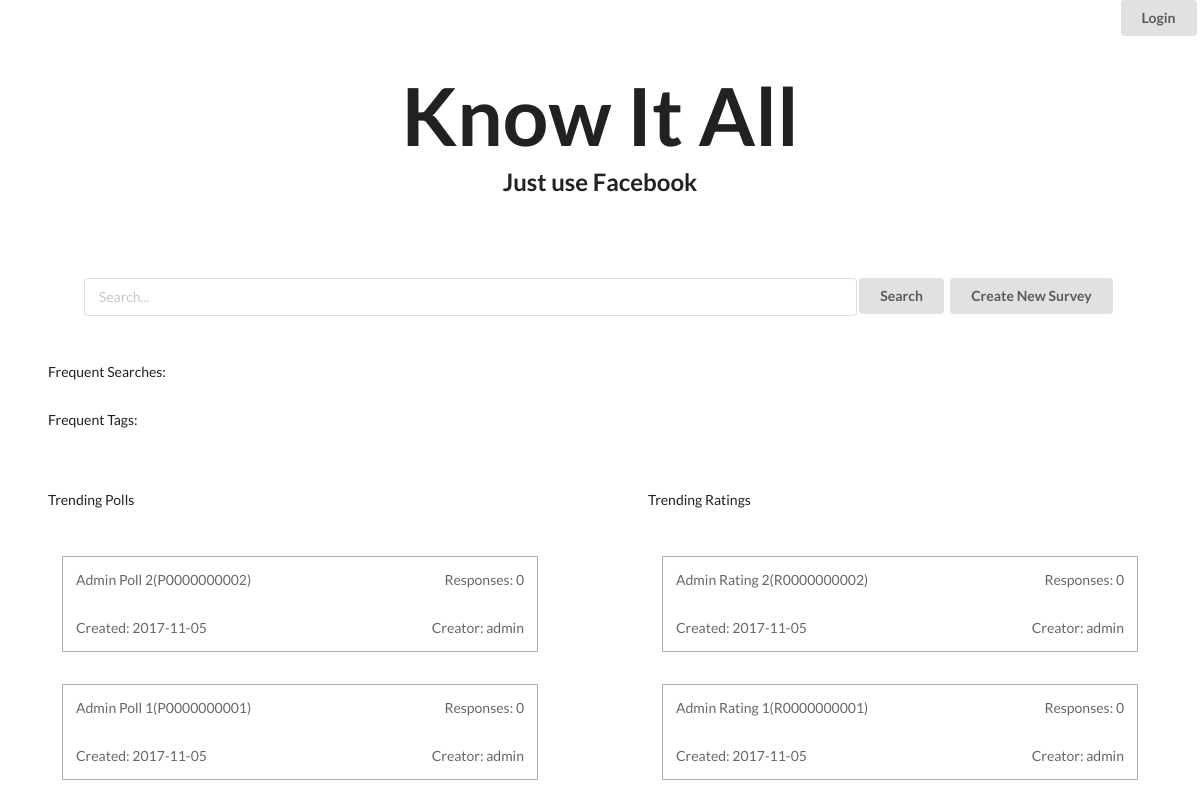
The app's page /www/knowitall/home-search.php, older data.
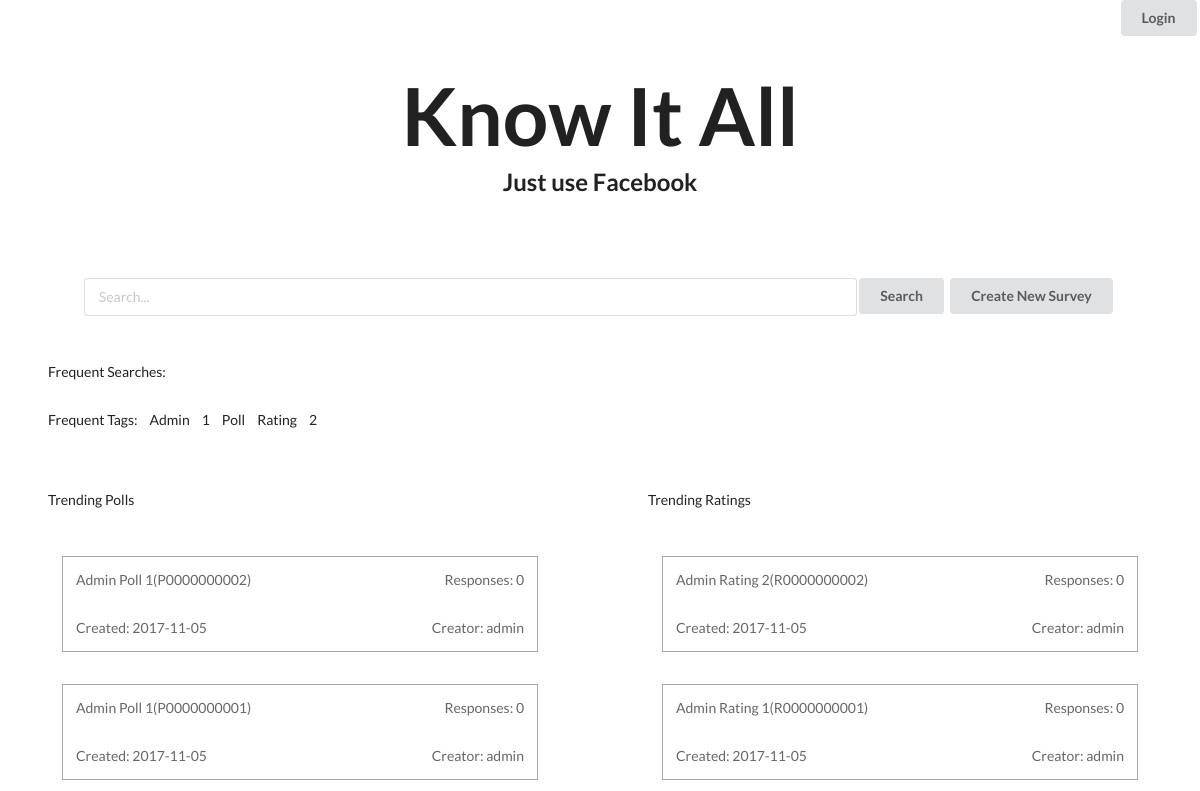
The same page, newer data.
### tables this page shows
CREATE TABLE `survey` (
  `survey_id` varchar(45) NOT NULL,
  `survey_title` varchar(1000) NOT NULL,
  `user_id` varchar(45) NOT NULL,
  `rating_average` double NOT NULL,
  `create_time` varchar(45) DEFAULT NULL,
  `survey_tags` varchar(1000) NOT NULL,
  `voter_number` int(45) NOT NULL
);

CREATE TABLE `user` (
  `user_id` varchar(45) NOT NULL,
  `usc_email` varchar(45) NOT NULL,
  `usc_id` varchar(45) NOT NULL,
  `password` varchar(100) NOT NULL,
  `user_name` varchar(45) NOT NULL
);

CREATE TABLE `frequent_tag` (
  `tag` varchar(45) NOT NULL,
  `freq` int(45) NOT NULL
);

### www/knowitall/trending-card.php (the view)
<li class="surveylink custom-pad-hor custom-pad-top">
	<a href="survey.php?id=<?php echo $srow['survey_id']; ?>">
	  <div class="ui grid">
	    <div class="twelve wide column"><?php echo $srow['survey_title']; ?>(<?php echo $srow['survey_id']; ?>)</div>
	    <div class="four wide column"><span class="float-right">Responses: <?php echo $srow['voter_number']; ?></span></div>
	    <div class="eight wide column">Created: <?php echo $srow['create_time']; ?></div>
	    <div class="eight wide column"><span class="float-right">Creator: <?php echo $urow['user_name']; ?></span></div>
	  </div>
	</a>
</li>

### www/knowitall/home-search.php (shortened to what this page needs)
<?php
  include("database-connector.php");
?>
<!DOCTYPE html>
<html lang="en">
  <head>
    <?php include("all-css.php");?>
  </head>
  <body>
    <button class="ui button float-right link-btn"><a class="float-right" href="login.php"><?php include("login-out.php"); ?></a></button>
    <?php include('big-header.php');?>
    <form class="ui form search-bar custom-pad-hor master-center custom-pad-vert" action="search-results.php" method="get" id="search">
      <input class="" type="text" placeholder="Search..." name="search" required="true">
      <button class="ui button" type="submit" form="search" value="Submit">Search</button>
      <button class="ui button link-btn"><a href="create.php">Create New Survey</a></button>
    </form>
    <div class="ui grid">
     <div class="row custom-pad-hor">
        <span>Frequent Searches: </span>
      </div>
      <div class="row custom-pad-hor custom-margin-bot-small">
        <span>Frequent Tags: </span>
        <?php
          $sql = $conn->prepare("SELECT * FROM frequent_tag ORDER BY freq DESC LIMIT 5;");
          $sql->execute();
          $ans = $sql->get_result();
          for($i = 0; $i < $ans->num_rows; $i++){
            $row = $ans->fetch_assoc();
            echo "<span class=\"custom-pad-hor-small\">".$row['tag']."<span>";
          }
        ?>
      </div>
      <div class="two column row">
        <div class="column">
          <span class="custom-pad-hor">Trending Polls</span>
          <ul>
            <?php include("show-trending-polls.php"); ?>
          </ul>
        </div>
        <div class="column">
          <span class="custom-pad-hor">Trending Ratings</span>
          <ul>
            <?php include("show-trending-ratings.php"); ?>
          </ul>
        </div>
      </div>
    </div>
  </body>
</html>

### www/knowitall/all-css.php
<link rel="stylesheet" href="../css/semantic.min.css">
<link rel="stylesheet" href="../css/icon.min.css">
<link rel="stylesheet" href="style.css">

### www/knowitall/login-out.php
<?php
  if(isset($_SESSION['id'])){
      echo("Logout");
  }else{
      echo("Login");
  }
?>

### www/knowitall/big-header.php
<h1>Know It All</h1>
<h2>Just use Facebook</h2>

### www/knowitall/show-trending-polls.php
<?php
  include("database-connector.php");
  $sql = $conn->prepare("SELECT * FROM trending_survey WHERE survey_id LIKE \"P%\" ORDER BY survey_id DESC;");
  $sql->execute();
  $result = $sql->get_result();
  $j = $result->num_rows;
  for($i = 0; $i < $j; $i++){
    $trow = $result->fetch_assoc();
    $sql = $conn->prepare("SELECT * FROM survey WHERE survey_id = ?;");
    $sql->bind_param('s', $trow['survey_id']);
    $sql->execute();
    $sresult = $sql->get_result();
    $srow = $sresult->fetch_assoc();
    $sql = $conn->prepare("SELECT user_name FROM user WHERE user_id = ?;");
    $sql->bind_param('s', $srow['user_id']);
    $sql->execute();
    $uresult = $sql->get_result();
    $urow = $uresult->fetch_assoc();
    include("trending-card.php");
  }
?>

### www/knowitall/show-trending-ratings.php
<?php
  include("database-connector.php");
  $sql = $conn->prepare("SELECT * FROM trending_survey WHERE survey_id LIKE \"R%\" ORDER BY survey_id DESC;");
  $sql->execute();
  $result = $sql->get_result();
  $j = $result->num_rows;
  for($i = 0; $i < $j; $i++){
    $trow = $result->fetch_assoc();
    $sql = $conn->prepare("SELECT * FROM survey WHERE survey_id = ?;");
    $sql->bind_param('s', $trow['survey_id']);
    $sql->execute();
    $sresult = $sql->get_result();
    $srow = $sresult->fetch_assoc();
    $sql = $conn->prepare("SELECT user_name FROM user WHERE user_id = ?;");
    $sql->bind_param('s', $srow['user_id']);
    $sql->execute();
    $uresult = $sql->get_result();
    $urow = $uresult->fetch_assoc();
    include("trending-card.php");
  }
?>

### www/knowitall/style.css (style rules this page uses)
h1, h2 { margin: 0 auto; text-align: center; }
h1 { font-size: 10vh; padding-top: 8vh; }
h2 { padding-bottom: 6vh }
ul { list-style: none; padding: 0; margin: 14px }
a:not(.signup-link) { display: block; }
a { color: rgba(0, 0, 0, 0.6) }
.search-bar input[type="text"] { width: 70% !important; }
.float-right { float: right }
.master-center { margin: 0 auto !important; text-align: center !important; }
.link-btn { padding: 0 !important; }
.link-btn a { padding: .78571429em 1.5em; }
.custom-pad-hor { padding-left: 4vw !important; padding-right: 4vw !important; }
.custom-pad-hor-small { padding-left: 1vw !important; padding-right: 1vw !important; }
.custom-pad-vert { padding-top: 4vh !important; padding-bottom: 4vh !important; }
.custom-pad-top { padding-top: 4vh !important; }
.custom-margin-bot-small { margin-bottom: 4vh !important; }
.ui.grid { margin: 0; }
.ui.form { margin-bottom: 4em; }
.ui.grid .row>.column { padding: 0 !important; }

Row changes from the older to the newer data that the page shows:
added frequent_tag: tag "Admin"
added frequent_tag: tag "1"
added frequent_tag: tag "Poll"
added frequent_tag: tag "Rating"
added frequent_tag: tag "2"
changed survey "P0000000002": survey_title "Admin Poll 2" → "Admin Poll 1"
